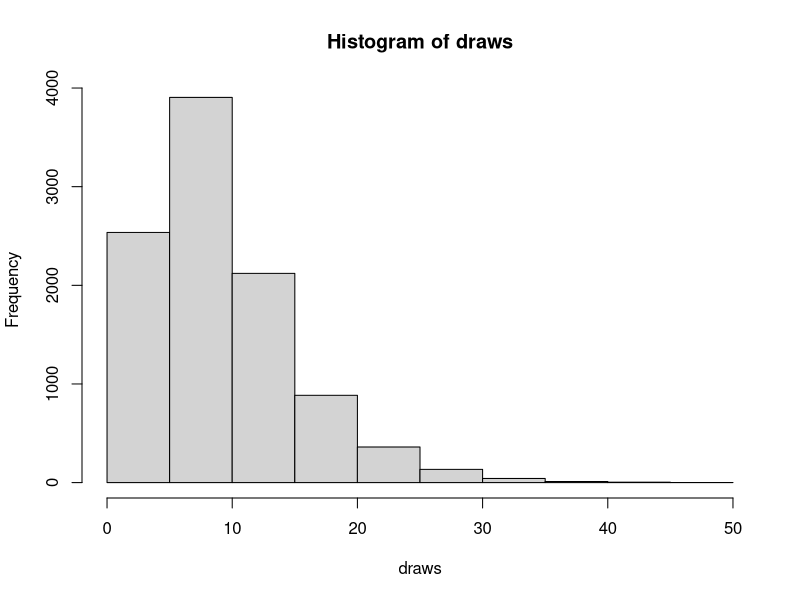
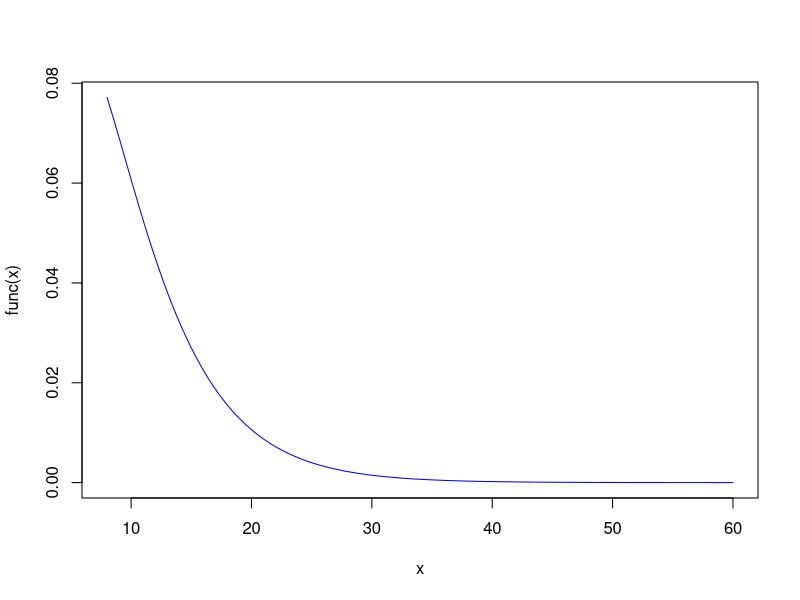

These figures' R source, in order:
#Creating Random Variables of Exponential distribution.
draws<-replicate(10000,(max(rexp(3,1/5))))

#Ploting Histogram
hist(draws)

#Finding Expected Value
mean(draws)

#PDF function
func <- function(x){
  0.6 * (((1-exp(-0.2*x))^2)*exp(-0.2*x))
}

#Plotting Curve of PDF function
curve(func(x),8,60,add = FALSE,col = 'blue')

#Finding the Probability of program to complete more than 20 minutes
count <- 0
for (v in draws)
{
  if (v > 20.00){
    count <- count +1
  }
}

#Generating Expected Value
probablity <- count/10000 
print (probablity)

